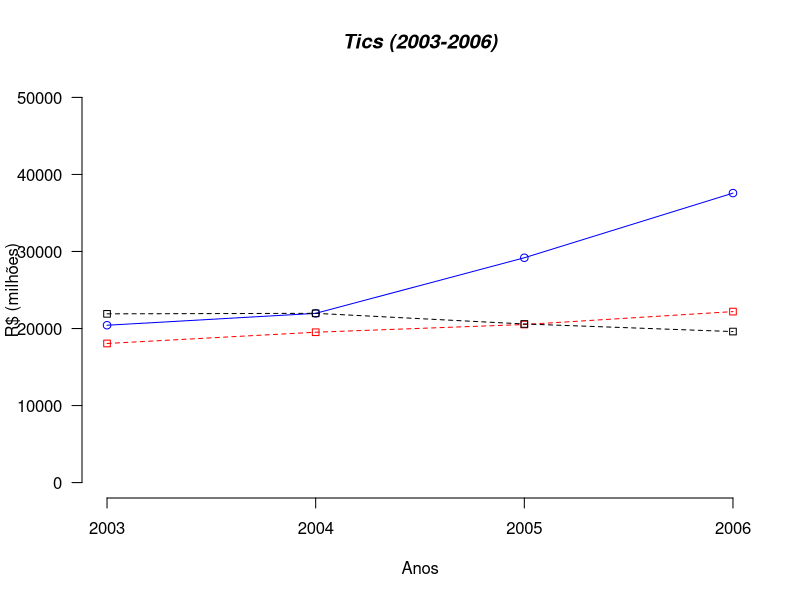

Source code (R):
eco <- read.csv("set_economico.csv", header = TRUE, sep = ",")
colnames(eco) <- c('setor', '2003', '2004', '2005', '2006')
snames <- as.data.frame(eco$setor)
snames$cod=c(1:11)
s <- snames[1:3, ]
matrix <- as.matrix(eco[1:11,2:5])
date <- c('2003', '2004', '2005', '2006')
cod1 <- as.numeric(c(eco[1, 2:5]))
plot_colors <- c("blue","red","black")

p1 <- plot(cod1, 
           type="o", 
           col="blue", 
           ylim=c(0,50000), 
           xlim=c(1,4),
           axes=FALSE,
           ann = FALSE)

lines(matrix[2, ], type="o", pch=22, lty=2, col="red")
lines(matrix[3, ], type="o", pch=22, lty=2, col="black")
axis(1, at=1:4, lab=date)
axis(2, las=1, at=c(0, 10000, 20000, 30000, 40000, 50000))
title(main="Tics (2003-2006)", col.main="black", font.main=4)
title(xlab="Anos")
title(ylab="R$ (milhões)")

m <- apply(matrix, 1, mean)
s <- apply(matrix, 1, sum)
eco$average=m
eco$total=s

dist=dist(matrix[ , c(3:4)] , diag=TRUE)
hc=hclust(dist)
dhc=as.dendrogram(hc)

clusterCut <- cutree(hc, 3)

table(clusterCut)


